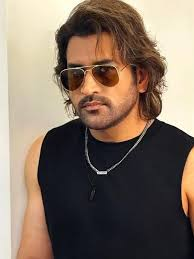
#> input picture Cartoonify/9.jpeg, 194 x 259 px
$ python main.py
#> lines starting #> are read from the running program, lines starting #| are printed output that depends on the picture; after the words box and inside, x2 and y2 are one past the last pixel; in counts of white or black regions, pixels touching at a corner belong together
import cv2
import numpy as np
import matplotlib.pyplot as plt


# Load image
def read_file(filename):
#> called with filename = '9.jpeg'
    img = cv2.imread(filename)
#> img is the input picture: shape (259, 194, 3); mean B, G, R 98.3, 112.4, 129.1
    img = cv2.cvtColor(img, cv2.COLOR_BGR2RGB)
    plt.imshow(img)
    plt.show()
    return img

filename = "9.jpeg"
img = read_file(filename)
org_img = np.copy(img)

# Create Edge Mask

def edge_mask(img, line_size, blur_value):
#> called with line_size = 7, blur_value = 7
    gray = cv2.cvtColor(img, cv2.COLOR_BGR2GRAY)
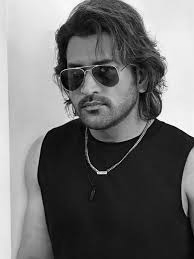
#> gray: shape (259, 194); min 0, max 253, mean 110
    gray_blur = cv2.medianBlur(gray, blur_value)
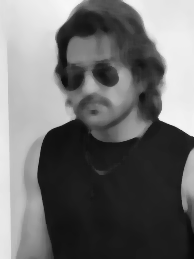
#> gray_blur: shape (259, 194); min 8, max 248, mean 109.8

    edges = cv2.adaptiveThreshold(gray_blur, 255, cv2.ADAPTIVE_THRESH_MEAN_C, cv2.THRESH_BINARY, line_size, blur_value)
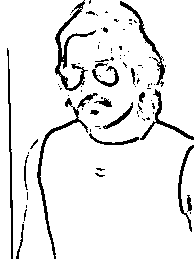
#> edges: shape (259, 194); 92% white; 86 black regions (64 under 20 px), largest, box (x1, y1, x2, y2) and area: (55, 0, 96, 91) 708, (37, 98, 88, 259) 613, (7, 48, 13, 259) 417

    return edges

line_size, blur_value = 7, 7
edges = edge_mask(img, line_size, blur_value)
plt.imshow(edges, cmap ="gray")
plt.show()

def color_quantization (img, k):
#> called with k = 30
    data = np.float32(img).reshape(-1,3)

    criteria = (cv2.TermCriteria_EPS + cv2.TERM_CRITERIA_MAX_ITER, 20, 0.001)

    ret, label, center = cv2.kmeans(data, k, None, criteria, 10, cv2.KMEANS_RANDOM_CENTERS)
#> ret = 5180403; center = 30 rows, first 8: [218.3, 164.4, 123.9], [202.3, 182.5, 161.2], [76, 49.94, 36.55], [109.8, 51.82, 22.61], [205.1, 145.8, 107.5], [249.5, 186.9, 126.3], [237.5, 231, 212.7], [193.5, 131.4, 95.66]

    center = np.uint8(center)
#> center = 30 rows, first 8: [218, 164, 123], [202, 182, 161], [76, 49, 36], [109, 51, 22], [205, 145, 107], [249, 186, 126], [237, 230, 212], [193, 131, 95]

    result = center[label.flatten()]
    result = result.reshape(img.shape)

    return result

img_quantize = color_quantization (img, k=30)

plt.imshow(img_quantize)
plt.show()

# Reduce noise

blurred = cv2.bilateralFilter(img, d=7, sigmaColor=200, sigmaSpace=200)
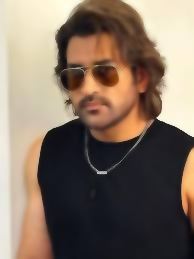
#> blurred: shape (259, 194, 3); mean R, G, B 129, 112.4, 98.3
plt.imshow(blurred)
plt.show()

def cartoon ():
    c = cv2. bitwise_and(blurred, blurred, mask= edges)
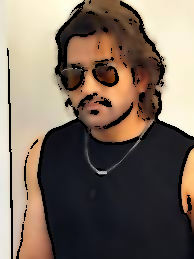
#> c: shape (259, 194, 3); mean R, G, B 121.1, 106.2, 93.4
    plt.imshow(c)
    plt.title("Cartoonified Image")
    plt.show()

    plt.imshow(org_img)
    plt.title("Original Image")
    plt.show()

cartoon()
